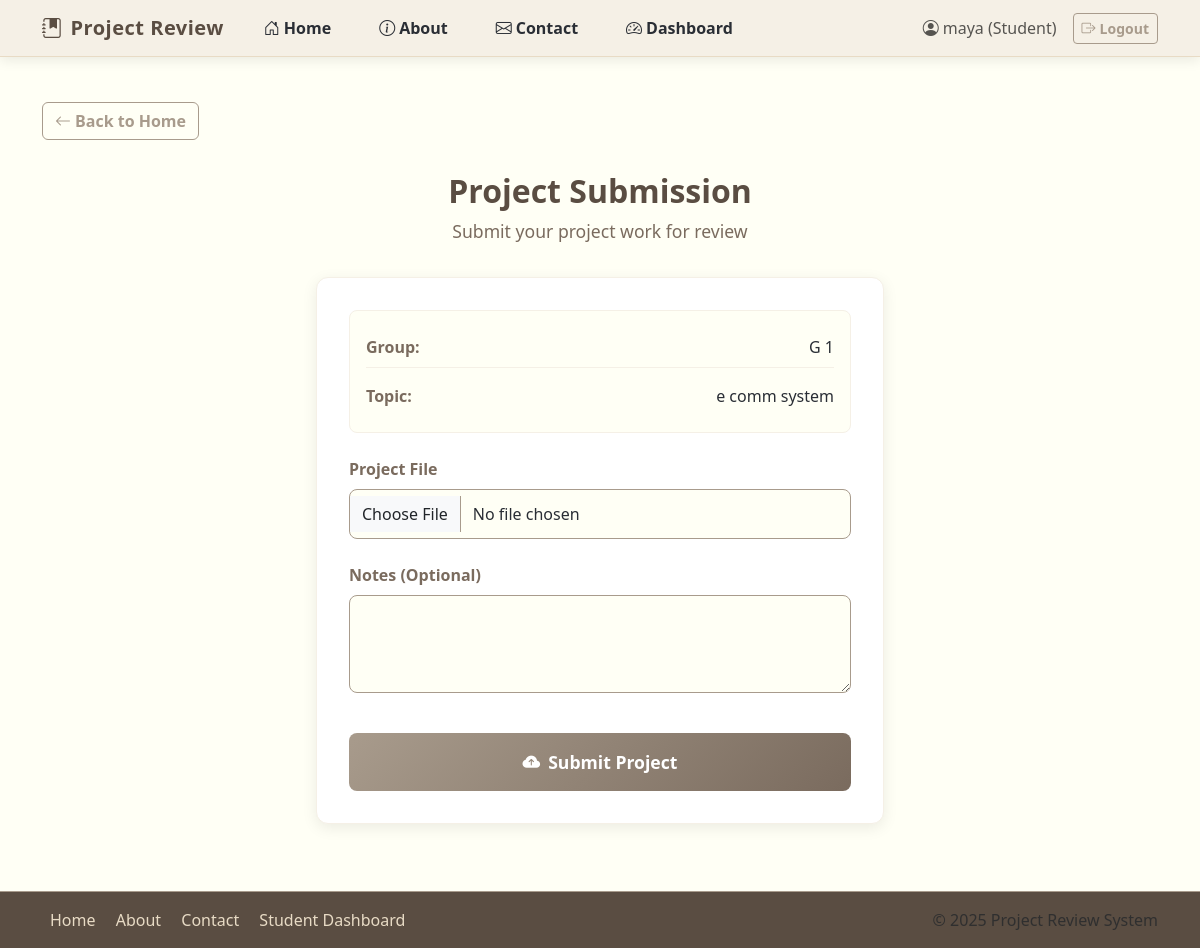
Page /project-submission/ (signed in) on the committed database.
### project_review_app/models.py (models this page shows, shortened)
class CustomUser(AbstractUser):
    ROLE_CHOICES = (
        ('teacher', 'Teacher'),
        ('student', 'Student'),
        ('admin', 'Admin'),
    )
    DIVISION_CHOICES = (
        ('A', 'Division A'),
        ('B', 'Division B'),
        ('C', 'Division C'),
    )
    SEMESTER_CHOICES = (
        (1, 'Semester 1'),
        (2, 'Semester 2'),
        (3, 'Semester 3'),
        (4, 'Semester 4'),
        (5, 'Semester 5'),
        (6, 'Semester 6'),
    )
    role = models.CharField(max_length=10, choices=ROLE_CHOICES)
    email = models.EmailField(unique=True)
    division = models.CharField(max_length=1, choices=DIVISION_CHOICES, blank=True, null=True)
    roll_no = models.CharField(max_length=20, blank=True, null=True)
    semester = models.PositiveIntegerField(choices=SEMESTER_CHOICES, blank=True, null=True)
    department = models.CharField(max_length=100, blank=True, null=True)
    subject = models.CharField(max_length=100, blank=True, null=True)

class ProjectGroup(models.Model):
    name = models.CharField(max_length=120)
    max_members = models.PositiveIntegerField(default=3)
    topic = models.ForeignKey(Topic, on_delete=models.SET_NULL, null=True, blank=True)
    division = models.CharField(
        max_length=1,
        choices=CustomUser.DIVISION_CHOICES,
        blank=True,
        null=True
    )
    semester = models.PositiveIntegerField(
        choices=CustomUser.SEMESTER_CHOICES,
        blank=True,
        null=True
    )
    created_at = models.DateTimeField(auto_now_add=True)
    teacher = models.ForeignKey(
        settings.AUTH_USER_MODEL,
        on_delete=models.CASCADE,
        null=True,
        blank=True
    )

class Topic(models.Model):
    title = models.CharField(max_length=255)
    description = models.TextField(blank=True)
    created_by = models.ForeignKey(
        settings.AUTH_USER_MODEL,
        on_delete=models.SET_NULL,
        null=True,
        blank=True,
        related_name="topics_created"
    )
    teacher = models.ForeignKey(
        settings.AUTH_USER_MODEL,
        on_delete=models.SET_NULL,
        null=True,
        blank=True,
        related_name="topics_assigned"
    )
    created_at = models.DateTimeField(auto_now_add=True)

### project_review_app/views.py (the view)
# urls.py: path('project-submission/', views.project_submission, name='project_submission'),
@student_required
def project_submission(request):
    member = GroupMember.objects.filter(student=request.user).select_related('group').first()
    group = member.group if member else None
    form = SubmissionForm()
    return render(request, 'student/project_submission.html', {'group': group, 'form': form})

### project_review_app/forms.py
class SubmissionForm(forms.ModelForm):
    class Meta:
        model = Submission
        fields = ['file', 'note']
        widgets = {
            'file': forms.ClearableFileInput(attrs={'class': 'form-control'}),
            'note': forms.Textarea(attrs={'class': 'form-control', 'rows': 3}),
        }

### project_review_app/views.py (called while the page is built)
def student_required(view_func):
    return user_passes_test(lambda u: u.role == 'student')(login_required(view_func))

### templates/student/project_submission.html (shortened to what this page needs)
{% extends "base.html" %}
{% load static %}
{% block content %}
<div class="submission-container">
    <div class="page-header">
        <h1 class="page-title">Project Submission</h1>
        <p class="page-subtitle">Submit your project work for review</p>
    </div>
    {% if group %}
        <div class="submission-card">
            <div class="group-info">
                <div class="info-item">
                    <span class="info-label">Group:</span>
                    <span class="info-value">{{ group.name }}</span>
                </div>
                <div class="info-item">
                    <span class="info-label">Topic:</span>
                    <span class="info-value">{{ group.topic.title|default:"Not assigned" }}</span>
                </div>
            </div>
            <form method="post" enctype="multipart/form-data" class="submission-form">
                <div class="form-group">
                    <label for="{{ form.file.id_for_label }}">Project File</label>
                    {{ form.file }}
                </div>
                <div class="form-group">
                    <label for="{{ form.note.id_for_label }}">Notes (Optional)</label>
                    {{ form.note }}
                </div>
                <button type="submit" class="submit-button">
                    <i class="bi bi-cloud-arrow-up-fill"></i> Submit Project
                </button>
            </form>
        </div>
    {% endif %}
</div>
{% endblock %}

### templates/base.html (shortened to what this page needs)
<!DOCTYPE html>
<html>
<head>
  <link href="https://cdn.jsdelivr.net/npm/bootstrap@5.3.0/dist/css/bootstrap.min.css" rel="stylesheet">
  <link href="https://cdn.jsdelivr.net/npm/bootstrap-icons@1.10.0/font/bootstrap-icons.css" rel="stylesheet">
</head>
<body>
  <nav class="navbar navbar-expand-lg navbar-light">
    <div class="container">
      <a class="navbar-brand" href="{% url 'home' %}">
        <i class="bi bi-journal-bookmark-fill me-2"></i>Project Review
      </a>
      <div class="collapse navbar-collapse" id="navbarNav">
        <ul class="navbar-nav me-auto">
          <li class="nav-item">
            <a class="nav-link {% if request.path == '/' %}active{% endif %}" href="{% url 'home' %}">
              <i class="bi bi-house-door me-1"></i>Home
            </a>
          </li>
          <li class="nav-item">
            <a class="nav-link {% if request.path == '/about/' %}active{% endif %}" href="{% url 'about' %}">
              <i class="bi bi-info-circle me-1"></i>About
            </a>
          </li>
          <li class="nav-item">
            <a class="nav-link {% if request.path == '/contact/' %}active{% endif %}" href="{% url 'contact' %}">
              <i class="bi bi-envelope me-1"></i>Contact
            </a>
          </li>
          {% if user.is_authenticated %}
            <li class="nav-item">
              {% if user.role == 'teacher' %}
                <a class="nav-link {% if request.path == '/teacher_dashboard/' %}active{% endif %}" href="{% url 'teacher_dashboard' %}">
                  <i class="bi bi-speedometer2 me-1"></i>Dashboard
                </a>
              {% elif user.role == 'student' %}
                <a class="nav-link {% if request.path == '/student_dashboard/' %}active{% endif %}" href="{% url 'student_dashboard' %}">
                  <i class="bi bi-speedometer2 me-1"></i>Dashboard
                </a>
              {% endif %}
            </li>
          {% endif %}
        </ul>
        <div class="d-flex align-items-center">
          {% if user.is_authenticated %}
            <span class="navbar-text me-3 d-none d-lg-block">
              <i class="bi bi-person-circle me-1"></i>{{ user.username }} ({{ user.get_role_display }})
            </span>
            <form method="post" action="{% url 'logout' %}">
              <button class="btn btn-sm btn-outline-primary">
                <i class="bi bi-box-arrow-right me-1"></i>Logout
              </button>
            </form>
          {% endif %}
        </div>
      </div>
    </div>
  </nav>
  <main class="container">
    {% block back_button %}
      {% if request.path != '/' %}
        <div class="back-button">
          <a href="{% url 'home' %}" class="btn btn-outline-primary">
            <i class="bi bi-arrow-left me-1"></i>Back to Home
          </a>
        </div>
      {% endif %}
    {% endblock %}
    {% block content %}{% endblock %}
  </main>
  <footer>
    <div class="container">
      <div class="row align-items-center">
        <div class="col-md-6 text-center text-md-start mb-2 mb-md-0">
          <a href="{% url 'home' %}" class="footer-link">Home</a>
          <a href="{% url 'about' %}" class="footer-link">About</a>
          <a href="{% url 'contact' %}" class="footer-link">Contact</a>
          {% if user.is_authenticated %}
            {% if user.role == 'teacher' %}
              <a href="{% url 'teacher_dashboard' %}" class="footer-link">Teacher Dashboard</a>
            {% elif user.role == 'student' %}
              <a href="{% url 'student_dashboard' %}" class="footer-link">Student Dashboard</a>
            {% endif %}
          {% endif %}
        </div>
        <div class="col-md-6 text-center text-md-end">
          <span class="text-muted">&copy; {% now "Y" %} Project Review System</span>
        </div>
      </div>
    </div>
  </footer>
</body>
</html>

### templates/base.html (style rules this page uses)
:root { --ivory: #FFFFF8; --linen: #FAF5EC; --cashmere: #E8DBC5; --taupe: #B8A99A; --mocha: #8B7D6B; --umber: #5E5347; --slate: #7D8B99; --charcoal: #3A4149; }
body { background: var(--ivory); min-height: 100vh; display: flex; flex-direction: column; font-family: 'Segoe UI', Tahoma, Geneva, Verdana, sans-serif; color: var(--charcoal); padding-top: 70px; padding-bottom: 60px; }
.navbar { background-color: var(--linen) !important; box-shadow: 0 4px 12px rgba(0,0,0,0.08); border-bottom: 1px solid var(--cashmere); position: fixed; top: 0; left: 0; right: 0; z-index: 1030; padding: 0.5rem 0; }
.navbar-brand { font-weight: 700; color: var(--umber) !important; letter-spacing: 0.5px; font-size: 1.25rem; }
.nav-link { color: var(--charcoal) !important; font-weight: 600; margin: 0 0.5rem; transition: all 0.3s; padding: 0.5rem 1rem !important; position: relative; }
main { flex: 1; padding: 2rem 0; }
.btn-outline-primary { color: var(--taupe); border-color: var(--taupe); font-weight: 600; }
footer { background: var(--umber); color: var(--cashmere); padding: 1rem 0; position: fixed; bottom: 0; left: 0; right: 0; z-index: 1020; border-top: 1px solid var(--taupe); }
.footer-link { color: var(--cashmere); text-decoration: none; transition: color 0.3s; margin: 0 0.5rem; }
.back-button { margin-bottom: 1.5rem; }
h1, h2, h3, h4, h5, h6 { color: var(--umber); font-weight: 600; }

### templates/student/project_submission.html (style rules this page uses)
:root { --ivory: #FFFFF5; --linen: #F5F0E6; --peach: #F8D8B8; --taupe: #A89B8C; --mocha: #7A6B5E; --umber: #5A4D42; --slate: #6C7A89; --charcoal: #2A2E35; }
.submission-container { max-width: 600px; margin: 2rem auto; padding: 0 1rem; }
.page-header { text-align: center; margin-bottom: 2rem; }
.page-title { color: var(--umber); font-weight: 700; font-size: 2rem; margin-bottom: 0.5rem; }
.page-subtitle { color: var(--mocha); font-size: 1.1rem; }
.submission-card { background: white; border-radius: 12px; padding: 2rem; box-shadow: 0 4px 15px rgba(0, 0, 0, 0.08); border: 1px solid var(--linen); }
.group-info { background: var(--ivory); padding: 1rem; border-radius: 8px; margin-bottom: 1.5rem; border: 1px solid var(--linen); }
.info-item { display: flex; justify-content: space-between; margin-bottom: 0.5rem; padding: 0.5rem 0; border-bottom: 1px solid var(--linen); }
.info-item:last-child { border-bottom: none; margin-bottom: 0; }
.info-label { color: var(--mocha); font-weight: 600; }
.info-value { color: var(--charcoal); }
.submission-form { display: grid; gap: 1.5rem; }
.form-group { display: flex; flex-direction: column; }
.form-group label { color: var(--mocha); font-weight: 600; margin-bottom: 0.5rem; }
.form-group input, .form-group textarea { padding: 0.75rem; border: 1px solid var(--taupe); border-radius: 8px; background: var(--ivory); color: var(--charcoal); transition: border-color 0.3s ease; }
.submit-button { background: linear-gradient(135deg, var(--taupe) 0%, var(--mocha) 100%); color: white; padding: 1rem 2rem; border: none; border-radius: 8px; font-weight: 600; font-size: 1.1rem; cursor: pointer; transition: transform 0.3s ease; display: inline-flex; align-items: center; justify-content: center; gap: 0.5rem; margin-top: 1rem; width: 100%; }

### rows in the picture
CustomUser: username "maya", role "Student"
ProjectGroup: name "G 1", topic "e comm system"
